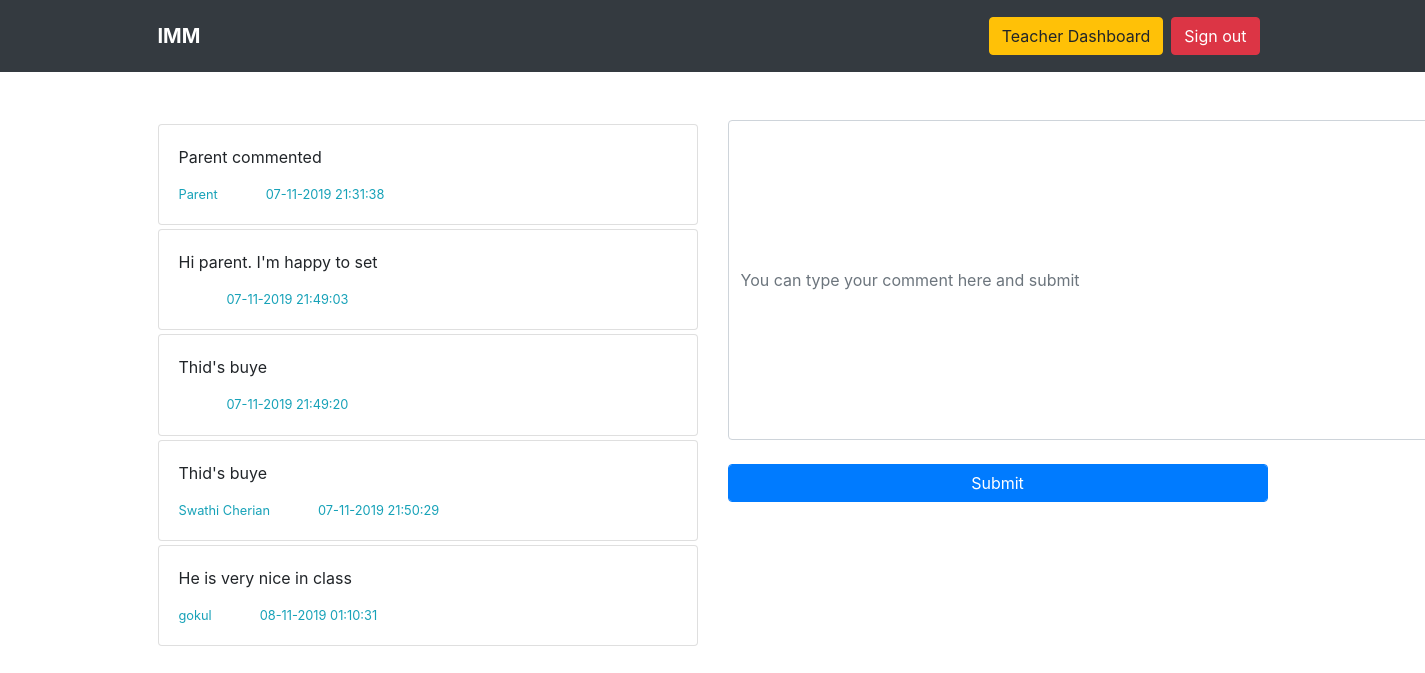
Screenshot of /teacher/comment.php?id=36 (signed in) with the database file from the repository.
### tables this page shows
CREATE TABLE `comments` (
  `id` int(11) NOT NULL,
  `student_id` int(11) NOT NULL,
  `teacher_id` int(11) NOT NULL,
  `comment` varchar(1000) NOT NULL,
  `date` varchar(30) NOT NULL,
  `comment_by` varchar(40) NOT NULL
);

### teacher/comment.php (the view, shortened to what this page needs)
<?php include 'connect.php' ?>
<?php session_start();
if (!isset($_SESSION['teacher'])) {
    echo '<script type="text/javascript">
                window.location = "signin.php"
                 </script>';
} else {
    if ($_SERVER['REQUEST_METHOD'] === 'GET') {
        if (isset($_GET['id'])) {
            $student_id = $_GET['id'];
            $comment_result = mysqli_query($conn, "SELECT * FROM comments WHERE student_id=" . $student_id);
            while ($row = mysqli_fetch_assoc($comment_result)) {
                $data[] = $row;
            }
        } else {
            echo '<script type="text/javascript">
                    window.location = "studentlist.php"
                     </script>';
        }
    }
    ?>
    <html>
    <link rel="stylesheet" type="text/css" href="../assets/css/bootstrap.css">
    <link rel="stylesheet" type="text/css" href="../assets/css/style.css">
    </head>
    <body>
        <nav class="navbar navbar-expand-lg bg-dark p-3">
            <div class="container">
                <a class="navbar-brand brand font-weight-bold" href="">IMM</a>
                <div class="collapse navbar-collapse" id="navbarSupportedContent">
                    <ul class="navbar-nav ml-auto">
                        <li class="nav-item mr-2">
                            <a href="teacherdashboard.php" class="btn btn-warning">Teacher Dashboard</a>
                        </li>
                        <li class="nav-item mr-2">
                            <a href="logout.php" class="btn btn-danger">Sign out</a>
                        </li>
                    </ul>
                </div>
            </div>
        </nav>
        <div class="container">
            <div class="row mt-5">
                <div class="col-md-6">
                    <?php foreach ($data as $a) {
                            ?>
                        <div class="card mt-1">
                            <div class="card-body">
                                <p class="card-text"><?php echo $a['comment']; ?></p>
                                <small><span class="text-info"><?php echo $a['comment_by']; ?></span><span class="text-info ml-5"><?php echo $a['date']; ?></span></small>
                            </div>
                        </div>
                    <?php } ?>
                </div>
                <div class="col-md-6">
                    <form action="" method="POST">
                        <input type="text" name="comment" class="form-control comment-box" placeholder="You can type your comment here and submit" />
                        <input type="submit" value="Submit" class="form-control btn btn-primary mt-4" />
                    </form>
                </div>
            </div>
        </div>
    </body>
<?php
}
?>
    </html>

### assets/css/style.css (style rules this page uses)
body { margin: 0; padding: 0; }
.brand { color: #fff; }
.comment-box { width: 50em; height: 20em; }

### rows the page displays
comments: comment "Parent commented", comment_by "Parent", date "07-11-2019 21:31:38"
comments: comment "Hi parent. I'm happy to set", date "07-11-2019 21:49:03"
comments: comment "Thid's buye", date "07-11-2019 21:49:20"
comments: comment "Thid's buye", comment_by "Swathi Cherian", date "07-11-2019 21:50:29"
comments: comment "He is very nice in class", comment_by "gokul", date "08-11-2019 01:10:31"
